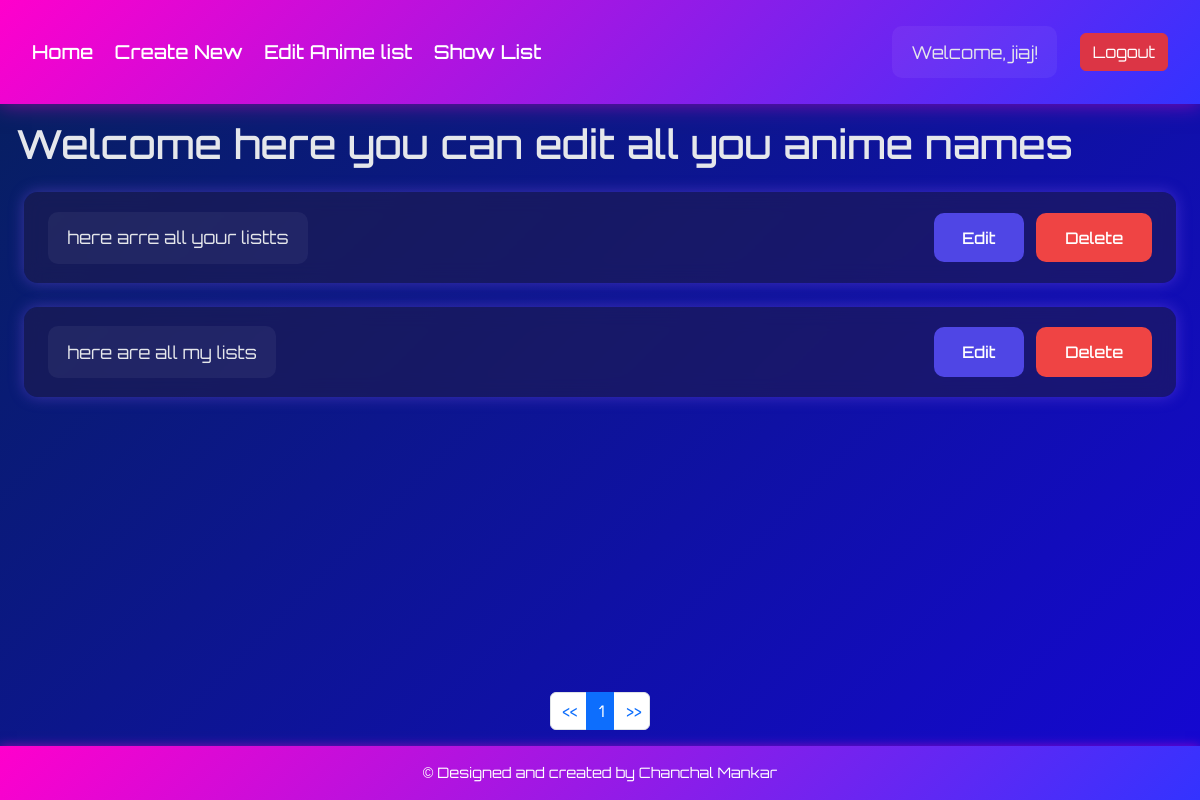
/edit/ (signed in), run on the app's committed database.
### anime/models.py (models this page shows, shortened)
class Anime_List(models.Model):
    owner = models.ForeignKey(User, on_delete=models.CASCADE , default=None)
    title = models.CharField(max_length=255)
    is_completed = models.BooleanField()

### anime/views.py (the view)
# urls.py: path("edit/",views.edit ,name="edit"),
@login_required
def edit(request):
    edit_id = request.GET.get("edit")
    if request.method == "POST":
        delete_item = request.POST.get("delete_id")
        if delete_item:
            get_object_or_404(Anime_List, id=delete_item, owner=request.user).delete()
            messages.success(request,message="Data Deleted Successfully!")
        return redirect("/edit/")  # Redirect back to edit page after deletion
    if edit_id:
        return redirect(f"/?edit={edit_id}")
    data = Anime_List.objects.filter(owner=request.user)
    paginator = Paginator(data, 4)  #the paginator takes all data and shows how many entries you want to show from that data
    page = request.GET.get("page")  #this "page" is what we will see in the url
    page_obj = paginator.get_page(page)
    context = {
        "data": data,
        'page_obj':page_obj,
    }
    return render(request, "edit.html", context)

### anime/templates/edit.html (shortened to what this page needs)
{% extends 'main.html' %}
{% block content%}
<h1 style="margin: 1rem;">Welcome here you can edit all you anime names</h1>
{%for item in page_obj %}
<div class="edit_section">
<p>{{item.title}}</p>
{% if item.owner == user %}
<div class="buttons">
<div>
<form method="GET" action="/create">
    <button type="submit" class="edit_btn">Edit</button>
</form>
</div>
<div>
<form method="POST">
    <button type="submit" class="delete_btn">Delete</button>
</form>
</div>
</div>
{% else %}
Access Restricted!!
{% endif %}
</div>
{%endfor%}
{% endblock %}
{% block pages %}
<nav class="mt-3">
    <ul class="pagination justify-content-center">
        <li class="page-item">
            <a class="page-link" href="?page=1"><<</a>
        </li>
        <li class="page-item active">
            <a class="page-link">{{page_obj.number}}</a>
        </li>
        <li class="page-item">
            <a class="page-link" href="?page={{page_obj.paginator.num_pages}}">>></a>
        </li>
    </ul>
</nav>
{% endblock %}

### anime/templates/main.html (shortened to what this page needs)
{% load static %}
<!DOCTYPE html>
<html lang="en">
<head>
    <link href="https://cdn.jsdelivr.net/npm/bootstrap@5.3.3/dist/css/bootstrap.min.css" rel="stylesheet">
    <link rel="stylesheet" href="{% static 'css/global.css' %}">
</head>
<body>
    <div class="top_nav">
        <div>
            <a href="/" style="padding-right: 1rem;">Home</a>
            <a href="/create" style=" padding-right: 1rem;">Create New</a>
            <a href="{% url 'edit' %}" style=" padding-right: 1rem;">Edit Anime list</a>
            <a href="/list">Show List</a>
        </div>
        {% if user.is_authenticated %}
        <div>
            <div class="btn" style=" padding-right: 1rem;">
                <p>Welcome, {{ user.username }}!</p>
            </div>
            <form action="{% url 'logout' %}" method="POST" style="display:inline;">
                <button type="submit" class="btn btn-danger">Logout</button>
            </form>
                {% endif %}
            </div>
        </div>
    <main>
        {% block content %}
        {% endblock %}
    </main>
    {% block pages %}
    {% endblock %}
    <footer>
        &copy Designed and created by Chanchal Mankar
    </footer>
</body>
</html>

### anime/static/css/global.css (style rules this page uses)
body { margin: 0; font-family: 'Orbitron', sans-serif; background: linear-gradient(135deg, #06205c, #1507d4); color: #e5e7eb; display: flex; flex-direction: column; min-height: 100vh; }
main { flex:1; }
.top_nav { display: flex; justify-content: space-between; align-items: center; background: linear-gradient(135deg, #ff00cc, #3333ff); padding: 1.2rem 2rem; color: white; font-size: 1.2rem; box-shadow: 0 0 20px rgba(255, 0, 204, 0.5); }
.top_nav a { color: #fff; font-weight: 500; transition: 0.3s; }
button { border: none; cursor: pointer; border-radius: 10px; font-size: 1rem; font-weight: 500; padding: 0.8rem 1.8rem; transition: all 0.3s ease; }
.edit_btn { background: #4f46e5; color: white; }
.delete_btn { background: #ef4444; color: white; }
.edit_section { margin: 1.5rem; padding: 1.2rem 1.5rem; background: rgba(30, 27, 75, 0.6); backdrop-filter: blur(10px); border-radius: 14px; display: flex; justify-content: space-between; align-items: center; box-shadow: 0 0 15px rgba(139, 92, 246, 0.4); transition: 0.3s; }
p { margin: 0; font-size: 1.1rem; background: rgba(255, 255, 255, 0.05); padding: 0.8rem 1.2rem; border-radius: 10px; color: #e5e7eb; }
.buttons { display: flex; gap: 12px; text-decoration: none; }
a { text-decoration: none; }
footer { text-align: center; padding: 1rem; background: linear-gradient(135deg, #ff00cc, #3333ff); color: white; font-size: 0.9rem; box-shadow: 0 0 10px rgba(255, 0, 204, 0.5); }
nav { display: flex; flex-direction: column; justify-content: center; align-items: center; }
.page-link { padding-right: 0.5rem; }

### data on the page
Anime_List: title "here arre all your listts"
Anime_List: title "here are all my lists"

### other printed values
{{ user.username }} "jiaj"
{{ page_obj.number }} "1"
